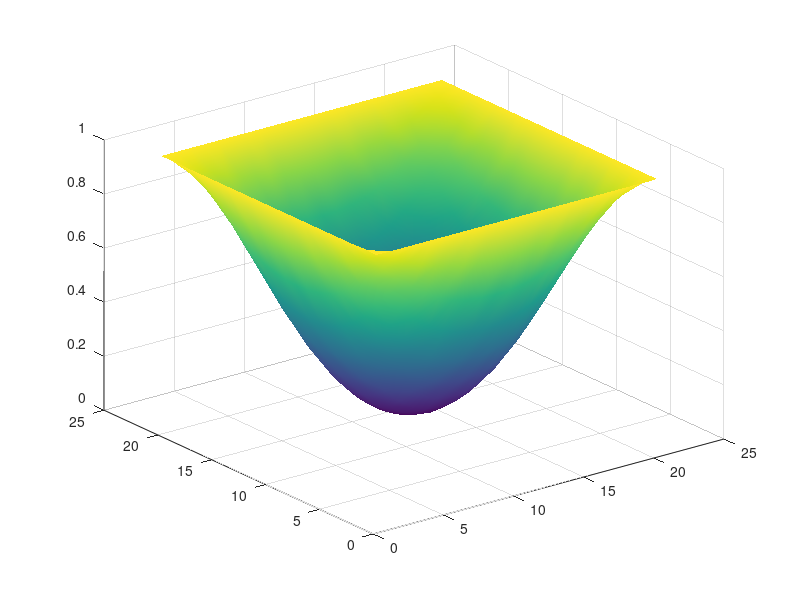

The MATLAB source for this figure: (Note: this script raises an error after producing the figure.)
% Auto-generated MATLAB script
field = [ ...
    1.00000000E+00   1.00000000E+00   1.00000000E+00   1.00000000E+00   1.00000000E+00   1.00000000E+00   1.00000000E+00   1.00000000E+00   1.00000000E+00   1.00000000E+00   1.00000000E+00   1.00000000E+00   1.00000000E+00   1.00000000E+00   1.00000000E+00   1.00000000E+00   1.00000000E+00   1.00000000E+00   1.00000000E+00   1.00000000E+00   1.00000000E+00; ...
    1.00000000E+00   9.69318867E-01   9.40102160E-01   9.13550854E-01   8.90643537E-01   8.71771216E-01   8.57113183E-01   8.46338749E-01   8.39134932E-01   8.34993839E-01   8.33674788E-01   8.34993839E-01   8.39134932E-01   8.46338749E-01   8.57113183E-01   8.71771216E-01   8.90643537E-01   9.13550854E-01   9.40102160E-01   9.69318867E-01   1.00000000E+00; ...
    1.00000000E+00   9.40102160E-01   8.82999599E-01   8.31227779E-01   7.86410093E-01   7.49662340E-01   7.20953047E-01   7.00010896E-01   6.85873747E-01   6.77862108E-01   6.75224006E-01   6.77862108E-01   6.85873747E-01   7.00010896E-01   7.20953047E-01   7.49662340E-01   7.86410093E-01   8.31227779E-01   8.82999599E-01   9.40102160E-01   1.00000000E+00; ...
    1.00000000E+00   9.13550854E-01   8.31227779E-01   7.56435156E-01   6.91906691E-01   6.38773143E-01   5.97502172E-01   5.67189932E-01   5.46917081E-01   5.35276949E-01   5.31561852E-01   5.35276949E-01   5.46917081E-01   5.67189932E-01   5.97502172E-01   6.38773143E-01   6.91906691E-01   7.56435156E-01   8.31227779E-01   9.13550854E-01   1.00000000E+00; ...
    1.00000000E+00   8.90643537E-01   7.86410093E-01   6.91906691E-01   6.10143483E-01   5.43099999E-01   4.90771055E-01   4.52592283E-01   4.26852912E-01   4.12253320E-01   4.07461196E-01   4.12253320E-01   4.26852912E-01   4.52592283E-01   4.90771025E-01   5.43099999E-01   6.10143423E-01   6.91906691E-01   7.86410093E-01   8.90643537E-01   1.00000000E+00; ...
    1.00000000E+00   8.71771216E-01   7.49662340E-01   6.38773143E-01   5.43099999E-01   4.64392185E-01   4.03250515E-01   3.58403385E-01   3.28395456E-01   3.11198950E-01   3.05692196E-01   3.11198950E-01   3.28395456E-01   3.58403385E-01   4.03250515E-01   4.64392155E-01   5.43099999E-01   6.38773143E-01   7.49662340E-01   8.71771216E-01   1.00000000E+00; ...
    1.00000000E+00   8.57113183E-01   7.20953047E-01   5.97502172E-01   4.90771055E-01   4.03250515E-01   3.35020185E-01   2.85228431E-01   2.51715332E-01   2.32685193E-01   2.26463884E-01   2.32685193E-01   2.51715332E-01   2.85228401E-01   3.35020185E-01   4.03250515E-01   4.90771025E-01   5.97502172E-01   7.20953047E-01   8.57113183E-01   1.00000000E+00; ...
    1.00000000E+00   8.46338749E-01   7.00010896E-01   5.67189932E-01   4.52592283E-01   3.58403385E-01   2.85228431E-01   2.31628463E-01   1.95746586E-01   1.75224856E-01   1.68630928E-01   1.75224856E-01   1.95746586E-01   2.31628463E-01   2.85228401E-01   3.58403385E-01   4.52592313E-01   5.67189932E-01   7.00010896E-01   8.46338749E-01   1.00000000E+00; ...
    1.00000000E+00   8.39134932E-01   6.85873747E-01   5.46917081E-01   4.26852912E-01   3.28395456E-01   2.51715332E-01   1.95746586E-01   1.58128142E-01   1.36747003E-01   1.29780501E-01   1.36747003E-01   1.58128142E-01   1.95746571E-01   2.51715332E-01   3.28395456E-01   4.26852912E-01   5.46917081E-01   6.85873747E-01   8.39134932E-01   1.00000000E+00; ...
    1.00000000E+00   8.34993839E-01   6.77862108E-01   5.35276949E-01   4.12253320E-01   3.11198950E-01   2.32685193E-01   1.75224856E-01   1.36747003E-01   1.14768393E-01   1.07691191E-01   1.14768393E-01   1.36747003E-01   1.75224856E-01   2.32685193E-01   3.11198950E-01   4.12253320E-01   5.35276949E-01   6.77862108E-01   8.34993839E-01   1.00000000E+00; ...
    1.00000000E+00   8.33674788E-01   6.75224006E-01   5.31561852E-01   4.07461196E-01   3.05692196E-01   2.26463884E-01   1.68630928E-01   1.29780501E-01   1.07691191E-01   1.00503340E-01   1.07691199E-01   1.29780501E-01   1.68630928E-01   2.26463884E-01   3.05692166E-01   4.07461196E-01   5.31561852E-01   6.75224006E-01   8.33674788E-01   1.00000000E+00; ...
    1.00000000E+00   8.34993839E-01   6.77862108E-01   5.35276949E-01   4.12253320E-01   3.11198950E-01   2.32685193E-01   1.75224856E-01   1.36747003E-01   1.14768393E-01   1.07691199E-01   1.14768393E-01   1.36747003E-01   1.75224856E-01   2.32685193E-01   3.11198950E-01   4.12253320E-01   5.35276949E-01   6.77862108E-01   8.34993839E-01   1.00000000E+00; ...
    1.00000000E+00   8.39134932E-01   6.85873747E-01   5.46917081E-01   4.26852912E-01   3.28395456E-01   2.51715332E-01   1.95746586E-01   1.58128142E-01   1.36747003E-01   1.29780501E-01   1.36747003E-01   1.58128142E-01   1.95746571E-01   2.51715332E-01   3.28395456E-01   4.26852912E-01   5.46917081E-01   6.85873747E-01   8.39134932E-01   1.00000000E+00; ...
    1.00000000E+00   8.46338749E-01   7.00010896E-01   5.67189932E-01   4.52592283E-01   3.58403385E-01   2.85228401E-01   2.31628463E-01   1.95746571E-01   1.75224856E-01   1.68630928E-01   1.75224856E-01   1.95746571E-01   2.31628463E-01   2.85228401E-01   3.58403385E-01   4.52592313E-01   5.67189932E-01   7.00010896E-01   8.46338749E-01   1.00000000E+00; ...
    1.00000000E+00   8.57113183E-01   7.20953047E-01   5.97502172E-01   4.90771025E-01   4.03250515E-01   3.35020185E-01   2.85228401E-01   2.51715332E-01   2.32685193E-01   2.26463884E-01   2.32685193E-01   2.51715332E-01   2.85228401E-01   3.35020185E-01   4.03250515E-01   4.90771025E-01   5.97502172E-01   7.20953047E-01   8.57113183E-01   1.00000000E+00; ...
    1.00000000E+00   8.71771216E-01   7.49662340E-01   6.38773143E-01   5.43099999E-01   4.64392155E-01   4.03250515E-01   3.58403385E-01   3.28395456E-01   3.11198950E-01   3.05692166E-01   3.11198950E-01   3.28395456E-01   3.58403385E-01   4.03250515E-01   4.64392155E-01   5.43099999E-01   6.38773143E-01   7.49662340E-01   8.71771216E-01   1.00000000E+00; ...
    1.00000000E+00   8.90643537E-01   7.86410093E-01   6.91906691E-01   6.10143423E-01   5.43099999E-01   4.90771025E-01   4.52592313E-01   4.26852912E-01   4.12253320E-01   4.07461196E-01   4.12253320E-01   4.26852912E-01   4.52592313E-01   4.90771025E-01   5.43099999E-01   6.10143423E-01   6.91906691E-01   7.86410093E-01   8.90643537E-01   1.00000000E+00; ...
    1.00000000E+00   9.13550854E-01   8.31227779E-01   7.56435156E-01   6.91906691E-01   6.38773143E-01   5.97502172E-01   5.67189932E-01   5.46917081E-01   5.35276949E-01   5.31561852E-01   5.35276949E-01   5.46917081E-01   5.67189932E-01   5.97502172E-01   6.38773143E-01   6.91906691E-01   7.56435156E-01   8.31227779E-01   9.13550854E-01   1.00000000E+00; ...
    1.00000000E+00   9.40102160E-01   8.82999599E-01   8.31227779E-01   7.86410093E-01   7.49662340E-01   7.20953047E-01   7.00010896E-01   6.85873747E-01   6.77862108E-01   6.75224006E-01   6.77862108E-01   6.85873747E-01   7.00010896E-01   7.20953047E-01   7.49662340E-01   7.86410093E-01   8.31227779E-01   8.82999599E-01   9.40102160E-01   1.00000000E+00; ...
    1.00000000E+00   9.69318867E-01   9.40102160E-01   9.13550854E-01   8.90643537E-01   8.71771216E-01   8.57113183E-01   8.46338749E-01   8.39134932E-01   8.34993839E-01   8.33674788E-01   8.34993839E-01   8.39134932E-01   8.46338749E-01   8.57113183E-01   8.71771216E-01   8.90643537E-01   9.13550854E-01   9.40102160E-01   9.69318867E-01   1.00000000E+00; ...
    1.00000000E+00   1.00000000E+00   1.00000000E+00   1.00000000E+00   1.00000000E+00   1.00000000E+00   1.00000000E+00   1.00000000E+00   1.00000000E+00   1.00000000E+00   1.00000000E+00   1.00000000E+00   1.00000000E+00   1.00000000E+00   1.00000000E+00   1.00000000E+00   1.00000000E+00   1.00000000E+00   1.00000000E+00   1.00000000E+00   1.00000000E+00 ];

% Surface plot (auto-generated)
[ny, nx] = size(field);
[X, Y] = meshgrid(1:nx, 1:ny);
fig = figure('Color','w');
ax = axes('Parent', fig);
h = surf(ax, X, Y, field);
shading(ax, 'interp');
colormap(ax, parula);
cb = colorbar(ax);
cb.Label.String = 'field value';
grid(ax, 'on');
box(ax, 'on');
axis(ax, 'tight');
view(ax, 45, 30);
xlabel(ax, 'i (x index)');
ylabel(ax, 'j (y index)');
zlabel(ax, 'field');
title(ax, sprintf('field (%d x %d)', ny, nx));
set(ax, 'FontSize', 12, 'LineWidth', 1);
set(h, 'EdgeColor', 'k');
drawnow;
